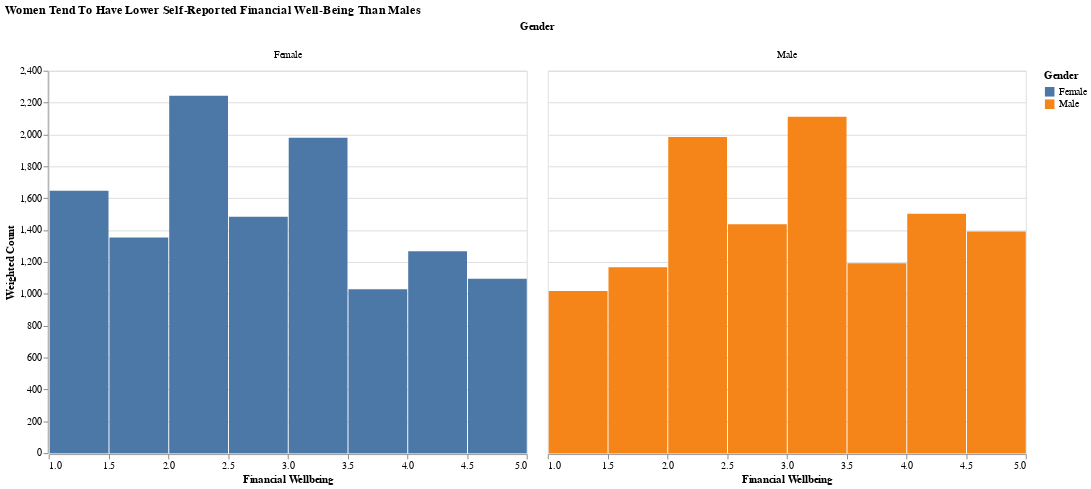

Source (notebook cell):
### Code cell
# Checking the distribution of financially literate individuals
alt.Chart(plot_df, title= alt.Title(text ="Women Tend To Have Lower Self-Reported Financial Well-Being Than Males")).mark_bar().encode(
    x=alt.X('financial_wellbeing_composite:Q', title='Financial Wellbeing', bin=True),
    y=alt.Y('sum(State-level-weight (Age, Eth, Edu)):Q', title='Weighted Count'),
    column=alt.Column('Gender:N'),
    color='Gender'
).properties(width=500, height=400)

### Figure 1 — Vega specification as saved in the notebook (floating-point values rounded to 4 significant figures)
{"$schema": "https://vega.github.io/schema/vega/v5.json", "data": [{"name": "source_0", "values": [{"bin_maxbins_10_financial_wellbeing_composite": 3.5, "bin_maxbins_10_financial_wellbeing_composite_end": 4.0, "Gender": "Female", "sum_State-level-weight (Age, Eth, Edu)": 1028.0, "sum_State-level-weight (Age, Eth, Edu)_end": 1028.0, "sum_State-level-weight (Age, Eth, Edu)_start": 0.0}, {"bin_maxbins_10_financial_wellbeing_composite": 4.5, "bin_maxbins_10_financial_wellbeing_composite_end": 5.0, "Gender": "Male", "sum_State-level-weight (Age, Eth, Edu)": 1392.0, "sum_State-level-weight (Age, Eth, Edu)_end": 1392.0, "sum_State-level-weight (Age, Eth, Edu)_start": 0.0}, {"bin_maxbins_10_financial_wellbeing_composite": 1.5, "bin_maxbins_10_financial_wellbeing_composite_end": 2.0, "Gender": "Female", "sum_State-level-weight (Age, Eth, Edu)": 1353.0, "sum_State-level-weight (Age, Eth, Edu)_end": 1353.0, "sum_State-level-weight (Age, Eth, Edu)_start": 0.0}, {"bin_maxbins_10_financial_wellbeing_composite": 3.0, "bin_maxbins_10_financial_wellbeing_composite_end": 3.5, "Gender": "Female", "sum_State-level-weight (Age, Eth, Edu)": 1980.0, "sum_State-level-weight (Age, Eth, Edu)_end": 1980.0, "sum_State-level-weight (Age, Eth, Edu)_start": 0.0}, {"bin_maxbins_10_financial_wellbeing_composite": 2.0, "bin_maxbins_10_financial_wellbeing_composite_end": 2.5, "Gender": "Female", "sum_State-level-weight (Age, Eth, Edu)": 2243.0, "sum_State-level-weight (Age, Eth, Edu)_end": 2243.0, "sum_State-level-weight (Age, Eth, Edu)_start": 0.0}, {"bin_maxbins_10_financial_wellbeing_composite": 4.0, "bin_maxbins_10_financial_wellbeing_composite_end": 4.5, "Gender": "Male", "sum_State-level-weight (Age, Eth, Edu)": 1502.0, "sum_State-level-weight (Age, Eth, Edu)_end": 1502.0, "sum_State-level-weight (Age, Eth, Edu)_start": 0.0}, {"bin_maxbins_10_financial_wellbeing_composite": 1.0, "bin_maxbins_10_financial_wellbeing_composite_end": 1.5, "Gender": "Female", "sum_State-level-weight (Age, Eth, Edu)": 1647.0, "sum_State-level-weight (Age, Eth, Edu)_end": 1647.0, "sum_State-level-weight (Age, Eth, Edu)_start": 0.0}, {"bin_maxbins_10_financial_wellbeing_composite": 2.5, "bin_maxbins_10_financial_wellbeing_composite_end": 3.0, "Gender": "Male", "sum_State-level-weight (Age, Eth, Edu)": 1437.0, "sum_State-level-weight (Age, Eth, Edu)_end": 1437.0, "sum_State-level-weight (Age, Eth, Edu)_start": 0.0}, {"bin_maxbins_10_financial_wellbeing_composite": 3.0, "bin_maxbins_10_financial_wellbeing_composite_end": 3.5, "Gender": "Male", "sum_State-level-weight (Age, Eth, Edu)": 2111.0, "sum_State-level-weight (Age, Eth, Edu)_end": 2111.0, "sum_State-level-weight (Age, Eth, Edu)_start": 0.0}, {"bin_maxbins_10_financial_wellbeing_composite": 2.0, "bin_maxbins_10_financial_wellbeing_composite_end": 2.5, "Gender": "Male", "sum_State-level-weight (Age, Eth, Edu)": 1984.0, "sum_State-level-weight (Age, Eth, Edu)_end": 1984.0, "sum_State-level-weight (Age, Eth, Edu)_start": 0.0}, {"bin_maxbins_10_financial_wellbeing_composite": 3.5, "bin_maxbins_10_financial_wellbeing_composite_end": 4.0, "Gender": "Male", "sum_State-level-weight (Age, Eth, Edu)": 1192.0, "sum_State-level-weight (Age, Eth, Edu)_end": 1192.0, "sum_State-level-weight (Age, Eth, Edu)_start": 0.0}, {"bin_maxbins_10_financial_wellbeing_composite": 1.5, "bin_maxbins_10_financial_wellbeing_composite_end": 2.0, "Gender": "Male", "sum_State-level-weight (Age, Eth, Edu)": 1166.0, "sum_State-level-weight (Age, Eth, Edu)_end": 1166.0, "sum_State-level-weight (Age, Eth, Edu)_start": 0.0}, {"bin_maxbins_10_financial_wellbeing_composite": 2.5, "bin_maxbins_10_financial_wellbeing_composite_end": 3.0, "Gender": "Female", "sum_State-level-weight (Age, Eth, Edu)": 1484.0, "sum_State-level-weight (Age, Eth, Edu)_end": 1484.0, "sum_State-level-weight (Age, Eth, Edu)_start": 0.0}, {"bin_maxbins_10_financial_wellbeing_composite": 4.5, "bin_maxbins_10_financial_wellbeing_composite_end": 5.0, "Gender": "Female", "sum_State-level-weight (Age, Eth, Edu)": 1094.0, "sum_State-level-weight (Age, Eth, Edu)_end": 1094.0, "sum_State-level-weight (Age, Eth, Edu)_start": 0.0}, {"bin_maxbins_10_financial_wellbeing_composite": 4.0, "bin_maxbins_10_financial_wellbeing_composite_end": 4.5, "Gender": "Female", "sum_State-level-weight (Age, Eth, Edu)": 1267.0, "sum_State-level-weight (Age, Eth, Edu)_end": 1267.0, "sum_State-level-weight (Age, Eth, Edu)_start": 0.0}, {"bin_maxbins_10_financial_wellbeing_composite": 1.0, "bin_maxbins_10_financial_wellbeing_composite_end": 1.5, "Gender": "Male", "sum_State-level-weight (Age, Eth, Edu)": 1018.0, "sum_State-level-weight (Age, Eth, Edu)_end": 1018.0, "sum_State-level-weight (Age, Eth, Edu)_start": 0.0}]}, {"name": "column_domain", "values": [{"Gender": "Female", "count": 8}, {"Gender": "Male", "count": 8}]}, {"name": "source_0_color_domain_Gender", "values": [{"Gender": "Female"}, {"Gender": "Male"}]}], "signals": [{"name": "child_bin_maxbins_10_financial_wellbeing_composite_bins", "value": {"fields": ["financial_wellbeing_composite"], "fname": "bin_financial_wellbeing_composite", "start": 1.0, "step": 0.5, "stop": 5.0}}, {"name": "child_width", "value": 500}, {"name": "child_height", "value": 400}], "marks": [{"type": "group", "name": "column-title", "title": {"text": "Gender", "offset": 10, "style": "guide-title"}, "role": "column-title"}, {"type": "group", "name": "row_header", "encode": {"update": {"height": {"signal": "child_height"}}}, "axes": [{"scale": "y", "title": "Weighted Count", "tickCount": {"signal": "ceil(child_height/40)"}, "zindex": 0, "orient": "left", "grid": false, "labelOverlap": true}], "role": "row-header"}, {"type": "group", "name": "column_header", "from": {"data": "column_domain"}, "sort": {"field": "datum[\"Gender\"]", "order": "ascending"}, "encode": {"update": {"width": {"signal": "child_width"}}}, "title": {"text": {"signal": "isValid(parent[\"Gender\"]) ? parent[\"Gender\"] : \"\"+parent[\"Gender\"]"}, "style": "guide-label", "frame": "group", "offset": 10}, "role": "column-header"}, {"type": "group", "name": "column_footer", "from": {"data": "column_domain"}, "sort": {"field": "datum[\"Gender\"]", "order": "ascending"}, "encode": {"update": {"width": {"signal": "child_width"}}}, "axes": [{"scale": "x", "title": "Financial Wellbeing", "tickCount": {"signal": "ceil(child_width/10)"}, "orient": "bottom", "zindex": 0, "labelFlush": true, "grid": false, "labelOverlap": true}], "role": "column-footer"}, {"type": "group", "name": "cell", "from": {"facet": {"data": "source_0", "name": "facet", "groupby": ["Gender"]}}, "sort": {"field": ["datum[\"Gender\"]"], "order": ["ascending"]}, "encode": {"update": {"width": {"signal": "child_width"}, "height": {"signal": "child_height"}}}, "marks": [{"type": "rect", "name": "child_marks", "from": {"data": "facet"}, "encode": {"update": {"x": {"field": "bin_maxbins_10_financial_wellbeing_composite_end", "scale": "x", "offset": {"signal": "0.5 + (abs(scale(\"x\", datum[\"bin_maxbins_10_financial_wellbeing_composite_end\"]) - scale(\"x\", datum[\"bin_maxbins_10_financial_wellbeing_composite\"])) < 0.25 ? 0.5 * (0.25 - (abs(scale(\"x\", datum[\"bin_maxbins_10_financial_wellbeing_composite_end\"]) - scale(\"x\", datum[\"bin_maxbins_10_financial_wellbeing_composite\"])))) : -0.5)"}}, "x2": {"field": "bin_maxbins_10_financial_wellbeing_composite", "scale": "x", "offset": {"signal": "0.5 + (abs(scale(\"x\", datum[\"bin_maxbins_10_financial_wellbeing_composite_end\"]) - scale(\"x\", datum[\"bin_maxbins_10_financial_wellbeing_composite\"])) < 0.25 ? -0.5 * (0.25 - (abs(scale(\"x\", datum[\"bin_maxbins_10_financial_wellbeing_composite_end\"]) - scale(\"x\", datum[\"bin_maxbins_10_financial_wellbeing_composite\"])))) : 0.5)"}}, "y": {"field": "sum_State-level-weight (Age, Eth, Edu)_end", "scale": "y"}, "y2": {"field": "sum_State-level-weight (Age, Eth, Edu)_start", "scale": "y"}, "fill": {"field": "Gender", "scale": "color"}}}, "style": ["bar"]}], "axes": [{"scale": "y", "minExtent": 0, "zindex": 0, "domain": false, "grid": true, "labels": false, "orient": "left", "tickCount": {"signal": "ceil(child_height/40)"}, "ticks": false, "maxExtent": 0, "aria": false, "gridScale": "x"}], "style": "cell"}], "scales": [{"name": "x", "type": "linear", "domain": {"signal": "[child_bin_maxbins_10_financial_wellbeing_composite_bins.start, child_bin_maxbins_10_financial_wellbeing_composite_bins.stop]"}, "range": [0, {"signal": "child_width"}], "bins": {"signal": "child_bin_maxbins_10_financial_wellbeing_composite_bins"}, "zero": false}, {"name": "y", "type": "linear", "domain": {"data": "source_0", "fields": ["sum_State-level-weight (Age, Eth, Edu)_start", "sum_State-level-weight (Age, Eth, Edu)_end"]}, "range": [{"signal": "child_height"}, 0], "nice": true, "zero": true}, {"name": "color", "type": "ordinal", "domain": {"data": "source_0_color_domain_Gender", "field": "Gender", "sort": true}, "range": "category"}], "title": {"text": "Women Tend To Have Lower Self-Reported Financial Well-Being Than Males", "anchor": "start"}, "layout": {"padding": 20, "offset": {"columnTitle": 10}, "columns": {"signal": "length(data('column_domain'))"}, "bounds": "full", "align": "all"}, "legends": [{"fill": "color", "symbolType": "square", "title": "Gender"}], "background": "white", "padding": 5}
